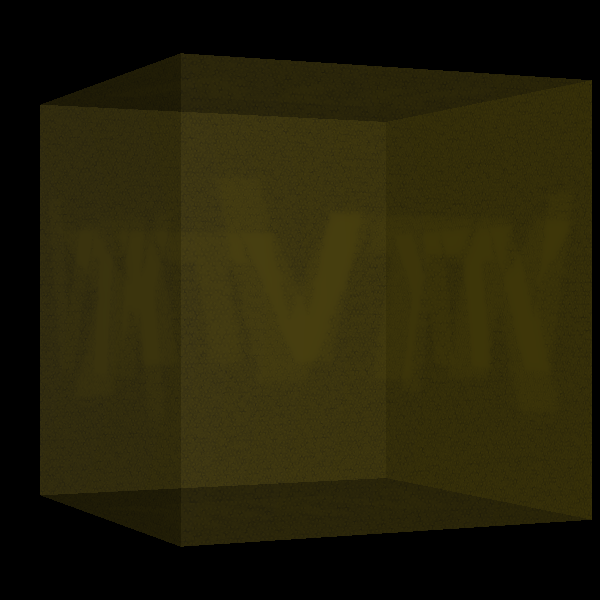

Write the Python code that produced this figure.
#!/usr/bin/env python

# Demonstrate PBR color multiplier with a base color texture on a cube.

import vtkmodules.vtkInteractionStyle  # noqa: F401
import vtkmodules.vtkRenderingOpenGL2  # noqa: F401

import os

from vtkmodules.vtkFiltersSources import vtkCubeSource
from vtkmodules.vtkIOImage import vtkPNGReader
from vtkmodules.vtkRenderingCore import (
    vtkActor,
    vtkPolyDataMapper,
    vtkRenderWindow,
    vtkRenderWindowInteractor,
    vtkRenderer,
    vtkTexture,
)

data_dir = os.environ.get("VPE_DATA_DIR", os.path.dirname(os.path.abspath(__file__)))

# Cube source
cube = vtkCubeSource()

mapper = vtkPolyDataMapper()
mapper.SetInputConnection(cube.GetOutputPort())

# Albedo texture
albedo_reader = vtkPNGReader()
albedo_reader.SetFileName(os.path.join(data_dir, "vtk_Base_Color.png"))
albedo = vtkTexture()
albedo.UseSRGBColorSpaceOn()
albedo.InterpolateOn()
albedo.SetInputConnection(albedo_reader.GetOutputPort())

# PBR actor with color multiplier
actor = vtkActor()
actor.SetOrientation(0.0, 25.0, 0.0)
actor.SetMapper(mapper)
actor.GetProperty().SetInterpolationToPBR()
actor.GetProperty().SetColor(1.0, 1.0, 0.0)
actor.GetProperty().SetOpacity(0.5)
actor.GetProperty().SetBaseColorTexture(albedo)

renderer = vtkRenderer()
renderer.AddActor(actor)

render_window = vtkRenderWindow()
render_window.SetSize(600, 600)
render_window.AddRenderer(renderer)
render_window.SetWindowName("pbr color multiplier")

interactor = vtkRenderWindowInteractor()
interactor.SetRenderWindow(render_window)

# Scene
# Pipeline exception: render needed before camera zoom for PBR
render_window.Render()
renderer.GetActiveCamera().Zoom(1.5)

interactor.Initialize()
interactor.Start()
